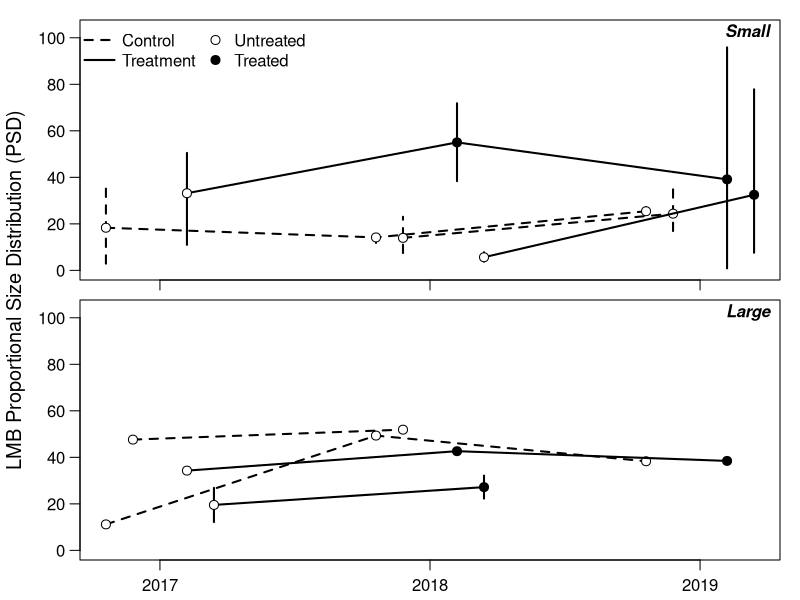

The R source for this figure:

dat = read.csv("lmb_output.csv")
dat$new = ifelse(dat$lake %in% c("drummond3", "lm", "promise", "mark"), 1, 0)
dat$drop = ifelse(dat$lake %in% c("lee county lake", "barbour county lake", "washington county lake"), 1, 0)

yvar = "psd_q"

datsub = dat[,c("year", "type", "times_treat", "size_class", "new", "drop", yvar)]

library(dplyr)

plot_dat_sml = datsub %>% filter(size_class == "small") %>%
  group_by(year, type, new, times_treat) %>%
  summarize(
    mn = mean(psd_q, na.rm = T),
    lwr = quantile(psd_q, 0.025, na.rm = T),
    upr = quantile(psd_q, 0.975, na.rm = T)
    ) %>% ungroup
plot_dat_big = datsub %>% filter(size_class == "big") %>%
  group_by(year, type, drop, times_treat) %>%
  summarize(
    mn = mean(psd_q, na.rm = T),
    lwr = quantile(psd_q, 0.025, na.rm = T),
    upr = quantile(psd_q, 0.975, na.rm = T)
    ) %>% ungroup

plot_dat_sml$year = as.numeric(plot_dat_sml$year)
plot_dat_big$year = as.numeric(plot_dat_big$year)

off_c1 = -0.2
off_c2 = off_c1/2
off_t2 = 0.2
off_t1 = off_t2/2
ppi = 600
png("lmb_psd.png", h = 7 * ppi, w = 4 * ppi, res = ppi)

# small lakes
par(mfrow = c(2,1), mar = c(0.5,1,0.5,1), oma = c(1.5,3,0.5,0), cex.axis = 1, cex.lab = 1.2, mgp = c(1,0.75,0))
plot(1,1, type = "n", xlim = c(2017,2019) + range(c(off_c1, off_c2, off_t1, off_t2)), ylim = range(seq(0,90,10)) * c(1, 1.15),
     xaxt = "n", las = 1, ylab = "")
usr = par("usr"); xdiff = usr[2] - usr[1]; ydiff = usr[4] - usr[3]
text(x = usr[2] - xdiff * 0, y = usr[4] - ydiff * 0.05, pos = 2, "Small", font = 4)

# controls (not new entries)
ind = c(1,3,7)
lines(mn ~ I(year + off_c1), data = plot_dat_sml[ind,], lwd = 2, lty = 2, type = "l")
with(plot_dat_sml[ind,], segments(I(year + off_c1), lwr, I(year + off_c1), upr, lty = 2, lwd = 2))
points(mn ~ I(year + off_c1), data = plot_dat_sml[ind,], pch = 21, bg = "white", cex = 1.2)

# treats (not new entries)
ind = c(2,6,10)
lines(mn ~ I(year + off_t1), data = plot_dat_sml[ind,], lwd = 2, type = "l")
with(plot_dat_sml[ind,], segments(I(year + off_t1), lwr, I(year + off_t1), upr, lwd = 2))
points(mn ~ I(year + off_t1), data = plot_dat_sml[ind,], pch = 21, bg = c("white", "black", "black"), cex = 1.2)

# controls (new entry 2018)
ind = c(4,8)
lines(mn ~ I(year + off_c2), data = plot_dat_sml[ind,], lwd = 2, lty = 2, type = "l")
with(plot_dat_sml[ind,], segments(I(year + off_c2), lwr, I(year + off_c2), upr, lty = 2, lwd = 2))
points(mn ~ I(year + off_c2), data = plot_dat_sml[ind,], pch = 21, bg = "white", cex = 1.2)

# treats (new entry 2018)
ind = c(5,9)
lines(mn ~ I(year + off_t2), data = plot_dat_sml[ind,], lwd = 2, type = "l")
with(plot_dat_sml[ind,], segments(I(year + off_t2), lwr, I(year + off_t2), upr, lwd = 2))
points(mn ~ I(year + off_t2), data = plot_dat_sml[ind,], pch = 21, bg = c("white", "black"), cex = 1.2)

axis(side = 1, at = 2017:2019, labels = rep("", 3))
legend("topleft", legend = c("Control", "Treatment", "Untreated", "Treated"), ncol = 2,
       pch = c(NA, NA, 21, 21), pt.cex = c(NA, NA, 1.2, 1.2), pt.bg = c(NA, NA, "white", "black"),
       bty = "n", lty = c(2,1,NA,NA), lwd = c(2,2,NA,NA), x.intersp = c(0.5, 0.5, 0.25, 0.25))

# big lakes
plot_dat_big
plot(1,1, type = "n", xlim = c(2017,2019) + range(c(off_c1, off_c2, off_t1, off_t2)), ylim = range(seq(0,90,10)) * c(1, 1.15),
     xaxt = "n", las = 1, ylab = "")
usr = par("usr"); xdiff = usr[2] - usr[1]; ydiff = usr[4] - usr[3]
text(x = usr[2] - xdiff * 0, y = usr[4] - ydiff * 0.05, pos = 2, "Large", font = 4)
# controls (not new entries)
ind = c(1,5,9)
lines(mn ~ I(year + off_c1), data = plot_dat_big[ind,], lwd = 2, lty = 2, type = "l")
with(plot_dat_big[ind,], segments(I(year + off_c1), lwr, I(year + off_c1), upr, lty = 2, lwd = 2))
points(mn ~ I(year + off_c1), data = plot_dat_big[ind,], pch = 21, bg = "white", cex = 1.2)

# treats (not new entries)
ind = c(3,7,10)
lines(mn ~ I(year + off_t1), data = plot_dat_big[ind,], lwd = 2, type = "l")
with(plot_dat_big[ind,], segments(I(year + off_t1), lwr, I(year + off_t1), upr, lwd = 2))
points(mn ~ I(year + off_t1), data = plot_dat_big[ind,], pch = 21, bg = c("white", "black", "black"), cex = 1.2)

# controls (new entry 2018)
ind = c(2,6)
lines(mn ~ I(year + off_c2), data = plot_dat_big[ind,], lwd = 2, lty = 2, type = "l")
with(plot_dat_big[ind,], segments(I(year + off_c2), lwr, I(year + off_c2), upr, lty = 2, lwd = 2))
points(mn ~ I(year + off_c2), data = plot_dat_big[ind,], pch = 21, bg = "white", cex = 1.2)

# treats (new entry 2018)
ind = c(4,8)
lines(mn ~ I(year + off_t2), data = plot_dat_big[ind,], lwd = 2, type = "l")
with(plot_dat_big[ind,], segments(I(year + off_t2), lwr, I(year + off_t2), upr, lwd = 2))
points(mn ~ I(year + off_t2), data = plot_dat_big[ind,], pch = 21, bg = c("white", "black"), cex = 1.2)

axis(side = 1, at = 2017:2019, labels = 2017:2019)
mtext(side = 2, outer = T, "LMB Proportional Size Distribution (PSD)", line = 1.75, cex = 1.2) 
dev.off()
